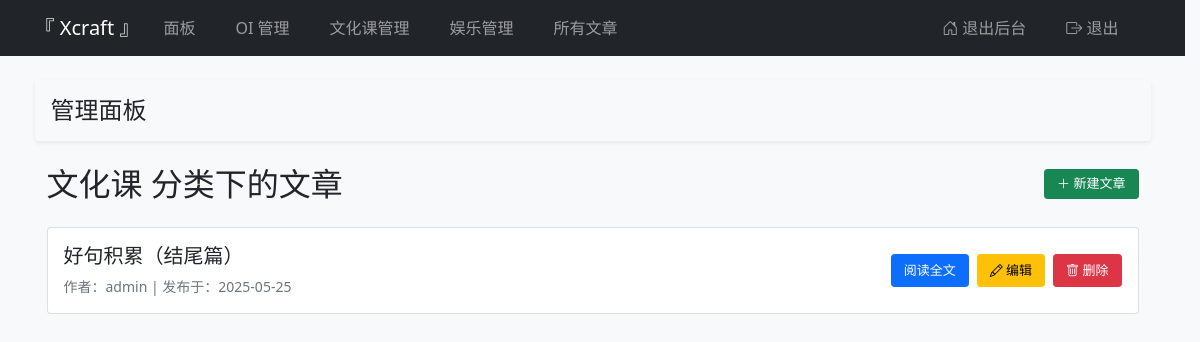
The app's page /admin/category/文化课 (signed in) with its own data.
### app.py (models this page shows)
class Post(db.Model):
    id = db.Column(db.Integer, primary_key=True)
    title = db.Column(db.String(100), nullable=False)
    content = db.Column(db.Text, nullable=False)
    category = db.Column(db.String(20))
    created_at = db.Column(db.DateTime, default=datetime.utcnow)
    user_id = db.Column(db.Integer, db.ForeignKey('user.id'), nullable=False)

class User(db.Model, UserMixin):
    id = db.Column(db.Integer, primary_key=True)
    username = db.Column(db.String(20), unique=True, nullable=False)
    password = db.Column(db.String(60), nullable=False)
    is_admin = db.Column(db.Boolean, default=False)
    posts = db.relationship('Post', backref='author', lazy=True)

### app.py (the view)
@app.route('/admin/category/<category>')
@login_required
@admin_required
def admin_category(category):
    posts = Post.query.filter_by(category=category).order_by(Post.created_at.desc()).all()
    return render_template('admin/category.html',
                         posts=posts,
                         category=category)

### app.py (called while the page is built)
@login_manager.user_loader
def load_user(user_id):
    return User.query.get(int(user_id))

def admin_required(f):
    @wraps(f)
    def decorated_function(*args, **kwargs):
        if not current_user.is_admin:
            abort(403)
        return f(*args, **kwargs)
    return decorated_function

### templates/admin/category.html (shortened to what this page needs)
{% extends "admin/base.html" %}
{% block admin_content %}
<div class="container">
    <div class="d-flex justify-content-between align-items-center mb-4">
        <h2 class="mb-0">{{ category }} 分类下的文章</h2>
        <a href="{{ url_for('new_post', default_category=category) }}" class="btn btn-success btn-sm py-1">
            <i class="bi bi-plus-lg"></i> 新建文章
        </a>
    </div>
    {% for post in posts %}
    <div class="card mb-3">
        <div class="card-body">
            <div class="d-flex justify-content-between align-items-center">
                <div class="d-flex flex-column justify-content-center me-3">
                    <h5 class="card-title mb-2">{{ post.title }}</h5>
                    <p class="text-muted small mb-0">
                        作者：{{ post.author.username }} |
                        发布于：{{ post.created_at.strftime('%Y-%m-%d') }}
                    </p>
                </div>
                <div class="d-flex gap-2 align-items-center">
                    <a href="{{ url_for('admin_show_post', post_id=post.id) }}" class="btn btn-primary btn-sm">
                        阅读全文
                    </a>
                    <a href="{{ url_for('admin_edit_post', post_id=post.id) }}" class="btn btn-warning btn-sm">
                        <i class="bi bi-pencil"></i>
                        编辑
                    </a>
                    <a href="{{ url_for('admin_delete_post', post_id=post.id) }}" class="btn btn-danger btn-sm" onclick="return confirm('确定删除？')">
                        <i class="bi bi-trash"></i>
                        删除
                    </a>
                </div>
            </div>
        </div>
    </div>
    {% else %}
    <div class="alert alert-warning">该分类下暂无文章</div>
    {% endfor %}
    {% endblock %}

### static/css/custom.css (style rules this page uses)
body { background-color: #f8f9fa; }
.btn { padding: 6px 12px; font-size: 13px; }

### templates/base.html (style rules this page uses)
html { overflow-y: scroll; scrollbar-gutter: stable; }

### records on screen
Post: category "文化课", title "好句积累（结尾篇）", author.username "admin", created_at "2025-05-25"
